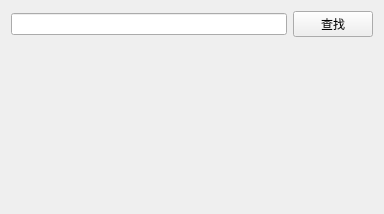
<?xml version="1.0" encoding="UTF-8"?>
<ui version="4.0">
 <class>SearchWindow</class>
 <widget class="QWidget" name="SearchWindow">
  <property name="geometry">
   <rect>
    <x>0</x>
    <y>0</y>
    <width>384</width>
    <height>214</height>
   </rect>
  </property>
  <property name="windowTitle">
   <string>查找</string>
  </property>
  <layout class="QVBoxLayout" name="verticalLayout">
   <item>
    <layout class="QHBoxLayout" name="horizontalLayout">
     <item>
      <widget class="QLineEdit" name="m_text"/>
     </item>
     <item>
      <widget class="QPushButton" name="m_btnSearch">
       <property name="text">
        <string>查找</string>
       </property>
      </widget>
     </item>
    </layout>
   </item>
   <item>
    <spacer name="verticalSpacer">
     <property name="orientation">
      <enum>Qt::Vertical</enum>
     </property>
     <property name="sizeHint" stdset="0">
      <size>
       <width>20</width>
       <height>40</height>
      </size>
     </property>
    </spacer>
   </item>
  </layout>
 </widget>
 <layoutdefault spacing="6" margin="11"/>
 <resources/>
 <connections/>
</ui>
